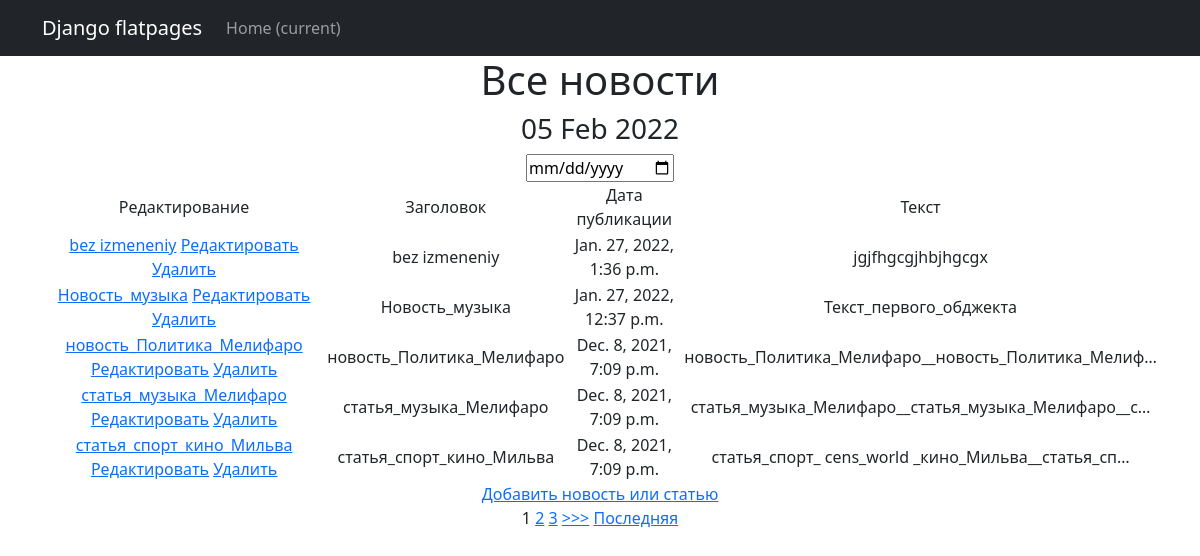
Before: /news/ with the older database file.
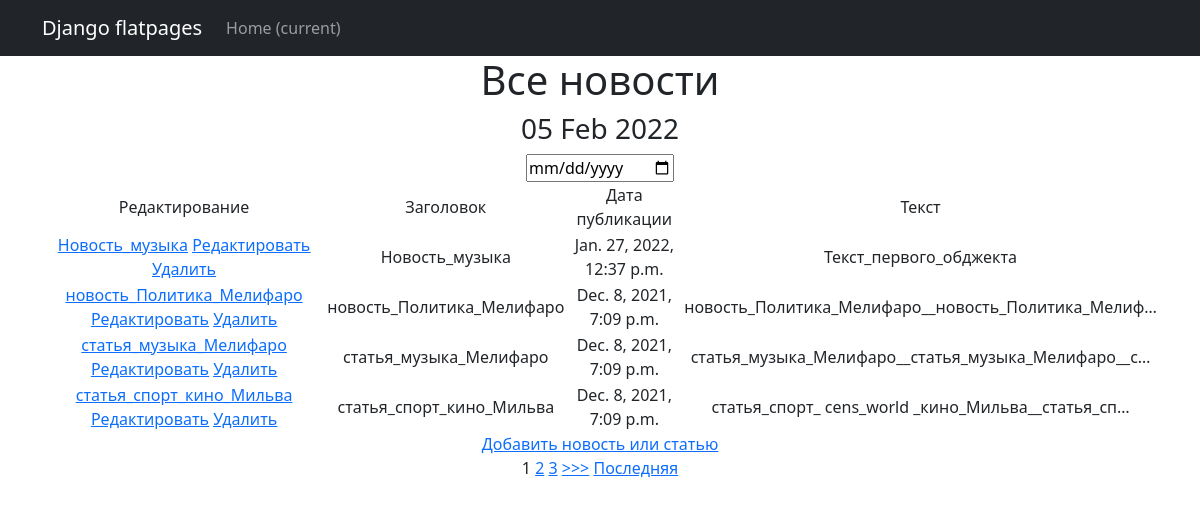
After: the same page with the newer database file.
### news/models.py (models this page shows, shortened)
class Post(models.Model):
    stat = 's'
    new = 'n'
    POST_TYPE = [
        (stat, "Статья"),
        (new, "Новость")
    ]
    author = models.ForeignKey(Author, on_delete=models.CASCADE)
    post_type = models.CharField(max_length=1, choices=POST_TYPE, default=stat)
    created = models.DateTimeField(auto_now_add=True)
    category = models.ManyToManyField(Category, through='PostCategory')
    title = models.CharField(max_length=256)
    text = models.TextField()
    rating = models.IntegerField(default=0)

### news/views.py (the view, shortened to what this page needs)
# urls.py: path('', PostsList.as_view()),
class PostsList(ListView):
    model = Post
    template_name = 'posts.html'
    context_object_name = 'news'
    queryset = Post.objects.order_by('-id')
    paginate_by = 1
    form_class = PostForm
    def get_context_data(self, **kwargs):
        context = super().get_context_data(**kwargs)
        context['time_now'] = datetime.utcnow()
        context['filter'] = PostFilter(self.request.GET, queryset=self.get_queryset())
        context['categories'] = Category.objects.all()
        context['form'] = PostForm()
        return context

### news/forms.py
class PostForm(ModelForm):
    class Meta:
        model = Post
        fields = ['author', 'text', 'category', 'title']

### news/templatetags/custom_filters.py (called while the page is built)
@register.filter(name='censor')
def censor(value):
    cens_words = ['word1', 'word2']
    text = set(value.split())
    for i in text:
        for j in cens_words:
            if i == j:
                return value.replace(i, '*' * len(i))
    return value

### templates/posts.html (shortened to what this page needs)
{% extends 'flatpages/default.html' %}
{% load custom_filters %}
{% block content %}
    <h1>Все новости</h1>
    <h3>{{ time_now|date:'d M Y' }}</h3>
        <div>
            <input type="date" id="bday" name="bday">
        </div>
    {% if news %}
                <table>
            <tr>
                <td>
                    Редактирование
                </td>
                <td>
                    Заголовок
                </td>
                <td>
                    Дата публикации
                </td>
                <td>
                    Текст
                </td>
            </tr>
                    {% for post in filter.qs %}
            <tr>
                 <td>
                     <a href="{% url 'post_detail' post.id %}">{{ post.title | censor }}</a>
                     <a href="{% url 'post_update' post.id %}"><u>Редактировать</u></a>
                     <a href="{% url 'post_delete' post.id %}"><u>Удалить</u></a>
                 </td>
                 <td>
                    {{post.title}}
                </td>
                <td>
                    {{post.created}}
                </td>
                <td>
                    {{post.text|truncatechars:50}}
                </td>
            </tr>
                    {% endfor %}
        </table>
<a href="{% url 'post_create' %}">Добавить новoсть или статью</a> <br>
    {% else %}
        <h4>Новостей нет!</h4>
    {% endif %}
{% if is_paginated %}
    {% for num in page_obj.paginator.page_range %}
        {% if page_obj.number == num %}
            <a>{{ num }}</a>
        {% elif num > page_obj.number|add:'-3' and num < page_obj.number|add:'3' %}
            <a href="?page={{ num }}">{{ num }}</a>
        {% endif %}
    {% endfor %}
    {% if page_obj.has_next %}
        <a href="?page={{ page_obj.next_page_number }}">>>></a>
        <a href="?page={{ page_obj.paginator.num_pages }}">Последняя</a>
    {% endif %}
{% endif %}
{% endblock content %}

Changed rows visible on the page:
removed Post: title|censor "bez izmeneniy", title "bez izmeneniy", created "Jan. 27, 2022, 1:36 p.m.", text "jgjfhgcgjhbjhgcgx"
